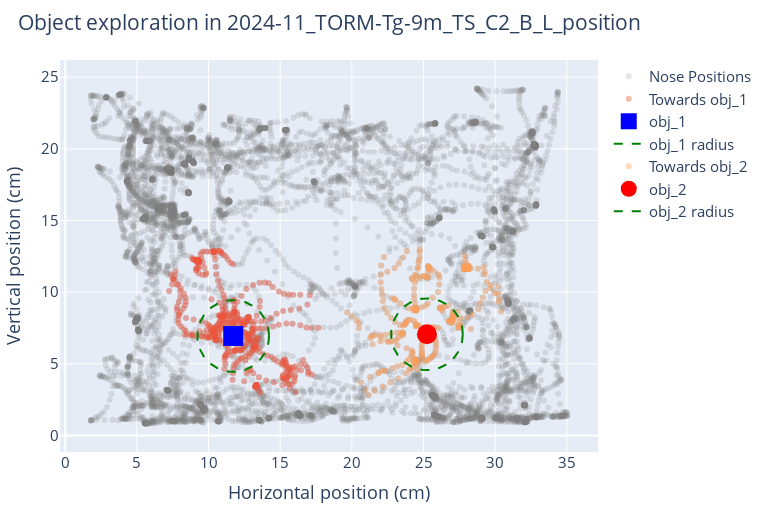

Source (notebook cell):
### Code cell
# Function to plot mouse exploration around multiple objects
def plot_position(file, obj_list, maxDistance=distance, maxAngle=angle):

    color_list = ['blue', 'red', 'green', 'orange', 'purple', 'yellow', 'black', 'grey']
    symbol_list = ['square', 'circle', 'diamond', 'cross', 'x', 'triangle-up', 'triangle-down', 'star']
    
    # Read the .csv
    df = pd.read_csv(file)

    # Extract body parts
    nose = Point(df, 'nose')
    head = Point(df, 'head')

    # Create the main trace for nose positions
    nose_trace = go.Scatter(
        x=nose.positions[:, 0],
        y=nose.positions[:, 1],
        mode='markers',
        marker=dict(color='grey', opacity=0.2),
        name='Nose Positions'
    )
    
    # Store all traces
    traces = [nose_trace]

    # Loop over each object in the list of object names
    for idx, obj in enumerate(obj_list):

        # Create a Point object for the object
        obj_coords = Point(df, obj)

        # Find distance from the nose to the object
        dist = Point.dist(nose, obj_coords)
        
        # Compute the normalized head-object vector
        head_nose = Vector(head, nose, normalize=True)
        head_obj = Vector(head, obj_coords, normalize=True)
        
        # Find the angle between the head-nose and head-object vectors
        angle = Vector.angle(head_nose, head_obj)  # in degrees
        
        # Filter nose positions oriented towards the object
        towards_obj = nose.positions[(angle < maxAngle) & (dist < maxDistance**2)]
        
        # Create trace for filtered points oriented towards the object
        towards_trace = go.Scatter(
            x=towards_obj[:, 0],
            y=towards_obj[:, 1],
            mode='markers',
            marker=dict(opacity=0.4),
            name=f'Towards {obj}'
        )

        # Assign colors and symbols dynamically based on index
        object_color = color_list[idx]
        object_symbol = symbol_list[idx]

        # Create trace for the object
        obj_trace = go.Scatter(
            x=[obj_coords.positions[0][0]],
            y=[obj_coords.positions[0][1]],
            mode='markers',
            marker=dict(symbol=object_symbol, size=20, color=object_color),
            name=f'{obj}'
        )

        # Create circle around the object
        circle_trace = go.Scatter(
            x=obj_coords.positions[0][0] + maxDistance * np.cos(np.linspace(0, 2 * np.pi, 100)),
            y=obj_coords.positions[0][1] + maxDistance * np.sin(np.linspace(0, 2 * np.pi, 100)),
            mode='lines',
            line=dict(color='green', dash='dash'),
            name=f'{obj} radius'
        )

        # Append object-specific traces
        traces.append(towards_trace)
        traces.append(obj_trace)
        traces.append(circle_trace)

    # Extract the filename without extension
    filename = os.path.splitext(os.path.basename(file))[0]

    # Create layout
    layout = go.Layout(
        title=dict(
        text=f'Object exploration in {filename}',
        x=0.5,
        xanchor='center',
        xref='paper'),    
        xaxis=dict(title='Horizontal position (cm)', scaleanchor='y'),  # Lock aspect ratio to the y-axis
        yaxis=dict(title='Vertical position (cm)'),
        # legend=dict(yanchor="bottom", y=0.45, xanchor="left", x=0.7),  # Position the legend above the plot
        margin=dict(t=60, b=20, l=60, r=40),  # Adjust margins for better layout
        showlegend=True,
        width=768,
        height=512,
        font=dict(size=15)
    )
    
    # Create figure
    fig = go.Figure(data=traces, layout=layout)

    # Show plot
    fig.show()

# Plot mouse exploration around multiple objects
plot_position(example, obj_list = objects)

### Figure 1 — Plotly figure (JSON) as saved in the notebook; plotly's stock layout.template omitted (floating-point values rounded to 4 significant figures; data arrays with more than 128 entries replaced by an {"elided": "..."} marker saying what was removed)
{"data": [{"marker": {"color": "grey", "opacity": 0.2}, "mode": "markers", "name": "Nose Positions", "type": "scatter", "x": {"elided": "8905 float values"}, "y": {"elided": "8905 float values"}}, {"marker": {"opacity": 0.4}, "mode": "markers", "name": "Towards obj_1", "type": "scatter", "x": {"elided": "442 float values"}, "y": {"elided": "442 float values"}}, {"marker": {"color": "blue", "size": 20, "symbol": "square"}, "mode": "markers", "name": "obj_1", "type": "scatter", "x": [11.72], "y": [6.942]}, {"line": {"color": "green", "dash": "dash"}, "mode": "lines", "name": "obj_1 radius", "type": "scatter", "x": [14.22, 14.22, 14.2, 14.18, 14.14, 14.1, 14.04, 13.98, 13.9, 13.82, 13.73, 13.64, 13.53, 13.42, 13.3, 13.17, 13.04, 12.9, 12.76, 12.61, 12.46, 12.31, 12.15, 12.0, 11.84, 11.68, 11.52, 11.36, 11.21, 11.05, 10.9, 10.75, 10.61, 10.47, 10.34, 10.21, 10.08, 9.967, 9.857, 9.755, 9.661, 9.575, 9.498, 9.43, 9.371, 9.322, 9.282, 9.252, 9.232, 9.222, 9.222, 9.232, 9.252, 9.282, 9.322, 9.371, 9.43, 9.498, 9.575, 9.661, 9.755, 9.857, 9.967, 10.08, 10.21, 10.34, 10.47, 10.61, 10.75, 10.9, 11.05, 11.21, 11.36, 11.52, 11.68, 11.84, 12.0, 12.15, 12.31, 12.46, 12.61, 12.76, 12.9, 13.04, 13.17, 13.3, 13.42, 13.53, 13.64, 13.73, 13.82, 13.9, 13.98, 14.04, 14.1, 14.14, 14.18, 14.2, 14.22, 14.22], "y": [6.942, 7.1, 7.258, 7.415, 7.57, 7.722, 7.871, 8.016, 8.157, 8.294, 8.424, 8.549, 8.667, 8.778, 8.882, 8.978, 9.066, 9.146, 9.216, 9.277, 9.329, 9.371, 9.404, 9.427, 9.439, 9.442, 9.434, 9.416, 9.389, 9.352, 9.304, 9.248, 9.182, 9.107, 9.023, 8.931, 8.831, 8.724, 8.609, 8.487, 8.36, 8.226, 8.087, 7.944, 7.797, 7.646, 7.493, 7.337, 7.18, 7.021, 6.863, 6.704, 6.547, 6.391, 6.238, 6.087, 5.94, 5.796, 5.658, 5.524, 5.397, 5.275, 5.16, 5.053, 4.953, 4.86, 4.777, 4.702, 4.636, 4.579, 4.532, 4.495, 4.467, 4.45, 4.442, 4.445, 4.457, 4.48, 4.512, 4.555, 4.607, 4.668, 4.738, 4.818, 4.905, 5.002, 5.105, 5.217, 5.335, 5.46, 5.59, 5.726, 5.867, 6.013, 6.162, 6.314, 6.469, 6.625, 6.783, 6.942]}, {"marker": {"opacity": 0.4}, "mode": "markers", "name": "Towards obj_2", "type": "scatter", "x": {"elided": "289 float values"}, "y": {"elided": "289 float values"}}, {"marker": {"color": "red", "size": 20, "symbol": "circle"}, "mode": "markers", "name": "obj_2", "type": "scatter", "x": [25.24], "y": [7.058]}, {"line": {"color": "green", "dash": "dash"}, "mode": "lines", "name": "obj_2 radius", "type": "scatter", "x": [27.74, 27.74, 27.72, 27.7, 27.66, 27.62, 27.56, 27.5, 27.43, 27.34, 27.25, 27.16, 27.05, 26.94, 26.82, 26.69, 26.56, 26.42, 26.28, 26.13, 25.98, 25.83, 25.67, 25.52, 25.36, 25.2, 25.04, 24.89, 24.73, 24.57, 24.42, 24.27, 24.13, 23.99, 23.86, 23.73, 23.6, 23.49, 23.38, 23.28, 23.18, 23.1, 23.02, 22.95, 22.89, 22.84, 22.8, 22.77, 22.75, 22.74, 22.74, 22.75, 22.77, 22.8, 22.84, 22.89, 22.95, 23.02, 23.1, 23.18, 23.28, 23.38, 23.49, 23.6, 23.73, 23.86, 23.99, 24.13, 24.27, 24.42, 24.57, 24.73, 24.89, 25.04, 25.2, 25.36, 25.52, 25.67, 25.83, 25.98, 26.13, 26.28, 26.42, 26.56, 26.69, 26.82, 26.94, 27.05, 27.16, 27.25, 27.34, 27.43, 27.5, 27.56, 27.62, 27.66, 27.7, 27.72, 27.74, 27.74], "y": [7.058, 7.217, 7.375, 7.532, 7.686, 7.838, 7.988, 8.133, 8.274, 8.41, 8.541, 8.665, 8.784, 8.895, 8.999, 9.095, 9.183, 9.262, 9.332, 9.394, 9.446, 9.488, 9.52, 9.543, 9.556, 9.558, 9.551, 9.533, 9.505, 9.468, 9.421, 9.364, 9.298, 9.223, 9.14, 9.048, 8.948, 8.84, 8.725, 8.604, 8.476, 8.343, 8.204, 8.061, 7.913, 7.763, 7.609, 7.453, 7.296, 7.138, 6.979, 6.821, 6.663, 6.508, 6.354, 6.203, 6.056, 5.913, 5.774, 5.641, 5.513, 5.391, 5.277, 5.169, 5.069, 4.977, 4.893, 4.818, 4.752, 4.696, 4.649, 4.611, 4.584, 4.566, 4.559, 4.561, 4.574, 4.596, 4.629, 4.671, 4.723, 4.784, 4.855, 4.934, 5.022, 5.118, 5.222, 5.333, 5.451, 5.576, 5.707, 5.843, 5.984, 6.129, 6.278, 6.431, 6.585, 6.742, 6.9, 7.058]}], "layout": {"font": {"size": 15}, "height": 512, "margin": {"b": 20, "l": 60, "r": 40, "t": 60}, "showlegend": true, "title": {"text": "Object exploration in 2024-11_TORM-Tg-9m_TS_C2_B_L_position", "x": 0.5, "xanchor": "center", "xref": "paper"}, "width": 768, "xaxis": {"scaleanchor": "y", "title": {"text": "Horizontal position (cm)"}}, "yaxis": {"title": {"text": "Vertical position (cm)"}}}}
